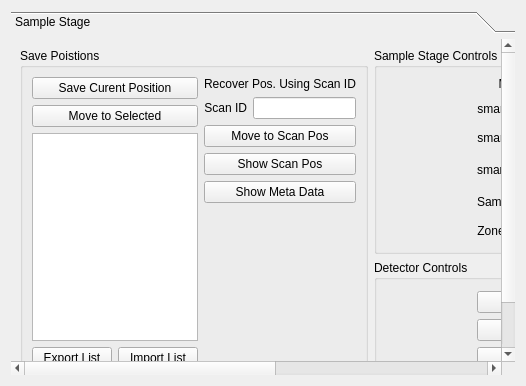
          <widget class="QWidget" name="tab_3">
           <attribute name="title">
            <string>Navigation</string>
           </attribute>
           <layout class="QGridLayout" name="gridLayout_23">
            <item row="0" column="0">
             <widget class="QToolBox" name="toolBox_3">
              <property name="currentIndex">
               <number>0</number>
              </property>
              <widget class="QWidget" name="page_7">
               <property name="geometry">
                <rect>
                 <x>0</x>
                 <y>0</y>
                 <width>1388</width>
                 <height>512</height>
                </rect>
               </property>
               <attribute name="label">
                <string>Sample Stage</string>
               </attribute>
               <layout class="QGridLayout" name="gridLayout_24">
                <item row="0" column="1" colspan="2">
                 <widget class="QGroupBox" name="groupBox">
                  <property name="enabled">
                   <bool>true</bool>
                  </property>
                  <property name="sizePolicy">
                   <sizepolicy hsizetype="Preferred" vsizetype="Fixed">
                    <horstretch>0</horstretch>
                    <verstretch>0</verstretch>
                   </sizepolicy>
                  </property>
                  <property name="styleSheet">
                   <string notr="true"/>
                  </property>
                  <property name="title">
                   <string>Sample Stage Controls</string>
                  </property>
                  <layout class="QGridLayout" name="gridLayout_14">
                   <property name="leftMargin">
                    <number>100</number>
                   </property>
                   <property name="rightMargin">
                    <number>100</number>
                   </property>
                   <item row="3" column="3">
                    <widget class="QPushButton" name="pb_move_smary_pos">
                     <property name="sizePolicy">
                      <sizepolicy hsizetype="Preferred" vsizetype="Fixed">
                       <horstretch>0</horstretch>
                       <verstretch>0</verstretch>
                      </sizepolicy>
                     </property>
                     <property name="text">
                      <string>+</string>
                     </property>
                    </widget>
                   </item>
                   <item row="5" column="1">
                    <widget class="QDoubleSpinBox" name="db_move_smarz">
                     <property name="sizePolicy">
                      <sizepolicy hsizetype="Preferred" vsizetype="Fixed">
                       <horstretch>0</horstretch>
                       <verstretch>0</verstretch>
                      </sizepolicy>
                     </property>
                     <property name="suffix">
                      <string>um</string>
                     </property>
                     <property name="decimals">
                      <number>1</number>
                     </property>
                     <property name="minimum">
                      <double>-10000.000000000000000</double>
                     </property>
                     <property name="maximum">
                      <double>10000.000000000000000</double>
                     </property>
                     <property name="singleStep">
                      <double>5.000000000000000</double>
                     </property>
                     <property name="value">
                      <double>10.000000000000000</double>
                     </property>
                    </widget>
                   </item>
                   <item row="2" column="1">
                    <widget class="QDoubleSpinBox" name="db_move_smarx">
                     <property name="sizePolicy">
                      <sizepolicy hsizetype="Preferred" vsizetype="Fixed">
                       <horstretch>0</horstretch>
                       <verstretch>0</verstretch>
                      </sizepolicy>
                     </property>
                     <property name="suffix">
                      <string>um</string>
                     </property>
                     <property name="decimals">
                      <number>1</number>
                     </property>
                     <property name="minimum">
                      <double>-10000.000000000000000</double>
                     </property>
                     <property name="maximum">
                      <double>10000.000000000000000</double>
                     </property>
                     <property name="singleStep">
                      <double>5.000000000000000</double>
                     </property>
                     <property name="value">
                      <double>10.000000000000000</double>
                     </property>
                    </widget>
                   </item>
                   <item row="0" column="0">
                    <widget class="QLabel" name="label_7">
                     <property name="sizePolicy">
                      <sizepolicy hsizetype="Preferred" vsizetype="Fixed">
                       <horstretch>0</horstretch>
                       <verstretch>0</verstretch>
                      </sizepolicy>
                     </property>
                     <property name="styleSheet">
                      <string notr="true">font: 75 14pt &quot;MS Shell Dlg 2&quot;;</string>
                     </property>
                     <property name="text">
                      <string>Motor</string>
                     </property>
                     <property name="alignment">
                      <set>Qt::AlignCenter</set>
                     </property>
                    </widget>
                   </item>
                   <item row="7" column="3">
                    <widget class="QPushButton" name="pb_move_zpz_pos">
                     <property name="sizePolicy">
                      <sizepolicy hsizetype="Preferred" vsizetype="Fixed">
                       <horstretch>0</horstretch>
                       <verstretch>0</verstretch>
                      </sizepolicy>
                     </property>
                     <property name="text">
                      <string>+</string>
                     </property>
                    </widget>
                   </item>
                   <item row="7" column="2">
                    <widget class="QPushButton" name="pb_move_zpz_neg">
                     <property name="sizePolicy">
                      <sizepolicy hsizetype="Preferred" vsizetype="Fixed">
                       <horstretch>0</horstretch>
                       <verstretch>0</verstretch>
                      </sizepolicy>
                     </property>
                     <property name="text">
                      <string>-</string>
                     </property>
                    </widget>
                   </item>
                   <item row="6" column="0">
                    <widget class="QLabel" name="label_21">
                     <property name="sizePolicy">
                      <sizepolicy hsizetype="Fixed" vsizetype="Preferred">
                       <horstretch>0</horstretch>
                       <verstretch>0</verstretch>
                      </sizepolicy>
                     </property>
                     <property name="text">
                      <string>Sample Angle</string>
                     </property>
                     <property name="alignment">
                      <set>Qt::AlignRight|Qt::AlignTrailing|Qt::AlignVCenter</set>
                     </property>
                    </widget>
                   </item>
                   <item row="7" column="0">
                    <widget class="QLabel" name="label_15">
                     <property name="sizePolicy">
                      <sizepolicy hsizetype="Fixed" vsizetype="Preferred">
                       <horstretch>0</horstretch>
                       <verstretch>0</verstretch>
                      </sizepolicy>
                     </property>
                     <property name="text">
                      <string>Zone Plate Z</string>
                     </property>
                     <property name="alignment">
                      <set>Qt::AlignRight|Qt::AlignTrailing|Qt::AlignVCenter</set>
                     </property>
                    </widget>
                   </item>
                   <item row="7" column="1">
                    <widget class="QDoubleSpinBox" name="db_move_zpz">
                     <property name="sizePolicy">
                      <sizepolicy hsizetype="Preferred" vsizetype="Fixed">
                       <horstretch>0</horstretch>
                       <verstretch>0</verstretch>
                      </sizepolicy>
                     </property>
                     <property name="suffix">
                      <string>um</string>
                     </property>
                     <property name="decimals">
                      <number>0</number>
                     </property>
                     <property name="minimum">
                      <double>-50000.000000000000000</double>
                     </property>
                     <property name="maximum">
                      <double>50000.000000000000000</double>
                     </property>
                     <property name="singleStep">
                      <double>100.000000000000000</double>
                     </property>
                     <property name="value">
                      <double>100.000000000000000</double>
                     </property>
                    </widget>
                   </item>
                   <item row="6" column="3">
                    <widget class="QPushButton" name="pb_move_dth_pos">
                     <property name="sizePolicy">
                      <sizepolicy hsizetype="Preferred" vsizetype="Fixed">
                       <horstretch>0</horstretch>
                       <verstretch>0</verstretch>
                      </sizepolicy>
                     </property>
                     <property name="text">
                      <string>+</string>
                     </property>
                    </widget>
                   </item>
                   <item row="6" column="1">
                    <widget class="QDoubleSpinBox" name="db_move_dth">
                     <property name="sizePolicy">
                      <sizepolicy hsizetype="Preferred" vsizetype="Fixed">
                       <horstretch>0</horstretch>
                       <verstretch>0</verstretch>
                      </sizepolicy>
                     </property>
                     <property name="suffix">
                      <string/>
                     </property>
                     <property name="minimum">
                      <double>-120.000000000000000</double>
                     </property>
                     <property name="maximum">
                      <double>120.000000000000000</double>
                     </property>
                     <property name="singleStep">
                      <double>10.000000000000000</double>
                     </property>
                     <property name="value">
                      <double>10.000000000000000</double>
                     </property>
                    </widget>
                   </item>
                   <item row="6" column="2">
                    <widget class="QPushButton" name="pb_move_dth_pos_neg">
                     <property name="sizePolicy">
                      <sizepolicy hsizetype="Preferred" vsizetype="Fixed">
                       <horstretch>0</horstretch>
                       <verstretch>0</verstretch>
                      </sizepolicy>
                     </property>
                     <property name="text">
                      <string>-</string>
                     </property>
                    </widget>
                   </item>
                   <item row="2" column="2">
                    <widget class="QPushButton" name="pb_move_smarx_neg">
                     <property name="sizePolicy">
                      <sizepolicy hsizetype="Preferred" vsizetype="Fixed">
                       <horstretch>0</horstretch>
                       <verstretch>0</verstretch>
                      </sizepolicy>
                     </property>
                     <property name="text">
                      <string>-</string>
                     </property>
                    </widget>
                   </item>
                   <item row="4" column="3" rowspan="2">
                    <widget class="QPushButton" name="pb_move_smarz_pos">
                     <property name="sizePolicy">
                      <sizepolicy hsizetype="Preferred" vsizetype="Fixed">
                       <horstretch>0</horstretch>
                       <verstretch>0</verstretch>
                      </sizepolicy>
                     </property>
                     <property name="text">
                      <string>+</string>
                     </property>
                    </widget>
                   </item>
                   <item row="4" column="0" rowspan="2">
                    <widget class="QLabel" name="label_6">
                     <property name="sizePolicy">
                      <sizepolicy hsizetype="Fixed" vsizetype="Preferred">
                       <horstretch>0</horstretch>
                       <verstretch>0</verstretch>
                      </sizepolicy>
                     </property>
                     <property name="text">
                      <string>smarZ</string>
                     </property>
                     <property name="alignment">
                      <set>Qt::AlignRight|Qt::AlignTrailing|Qt::AlignVCenter</set>
                     </property>
                    </widget>
                   </item>
                   <item row="3" column="2" rowspan="2">
                    <widget class="QPushButton" name="pb_move_smary_neg">
                     <property name="sizePolicy">
                      <sizepolicy hsizetype="Preferred" vsizetype="Fixed">
                       <horstretch>0</horstretch>
                       <verstretch>0</verstretch>
                      </sizepolicy>
                     </property>
                     <property name="text">
                      <string>-</string>
                     </property>
                    </widget>
                   </item>
                   <item row="2" column="3">
                    <widget class="QPushButton" name="pb_move_smarx_pos">
                     <property name="sizePolicy">
                      <sizepolicy hsizetype="Preferred" vsizetype="Fixed">
                       <horstretch>0</horstretch>
                       <verstretch>0</verstretch>
                      </sizepolicy>
                     </property>
                     <property name="text">
                      <string>+</string>
                     </property>
                    </widget>
                   </item>
                   <item row="3" column="0">
                    <widget class="QLabel" name="label_4">
                     <property name="sizePolicy">
                      <sizepolicy hsizetype="Fixed" vsizetype="Preferred">
                       <horstretch>0</horstretch>
                       <verstretch>0</verstretch>
                      </sizepolicy>
                     </property>
                     <property name="text">
                      <string>smarY</string>
                     </property>
                     <property name="alignment">
                      <set>Qt::AlignRight|Qt::AlignTrailing|Qt::AlignVCenter</set>
                     </property>
                    </widget>
                   </item>
                   <item row="3" column="1">
                    <widget class="QDoubleSpinBox" name="db_move_smary">
                     <property name="sizePolicy">
                      <sizepolicy hsizetype="Preferred" vsizetype="Fixed">
                       <horstretch>0</horstretch>
                       <verstretch>0</verstretch>
                      </sizepolicy>
                     </property>
                     <property name="suffix">
                      <string>um</string>
                     </property>
                     <property name="decimals">
                      <number>1</number>
                     </property>
                     <property name="minimum">
                      <double>-10000.000000000000000</double>
                     </property>
                     <property name="maximum">
                      <double>10000.000000000000000</double>
                     </property>
                     <property name="singleStep">
                      <double>5.000000000000000</double>
                     </property>
                     <property name="value">
                      <double>10.000000000000000</double>
                     </property>
                    </widget>
                   </item>
                   <item row="2" column="0">
                    <widget class="QLabel" name="label_3">
                     <property name="sizePolicy">
                      <sizepolicy hsizetype="Fixed" vsizetype="Preferred">
                       <horstretch>0</horstretch>
                       <verstretch>0</verstretch>
                      </sizepolicy>
                     </property>
                     <property name="text">
                      <string>smarX</string>
                     </property>
                     <property name="alignment">
                      <set>Qt::AlignRight|Qt::AlignTrailing|Qt::AlignVCenter</set>
                     </property>
                    </widget>
                   </item>
                   <item row="5" column="2">
                    <widget class="QPushButton" name="pb_move_smarz_neg">
                     <property name="sizePolicy">
                      <sizepolicy hsizetype="Preferred" vsizetype="Fixed">
                       <horstretch>0</horstretch>
                       <verstretch>0</verstretch>
                      </sizepolicy>
                     </property>
                     <property name="text">
                      <string>-</string>
                     </property>
                    </widget>
                   </item>
                   <item row="0" column="1">
                    <widget class="QLabel" name="label_8">
                     <property name="sizePolicy">
                      <sizepolicy hsizetype="Preferred" vsizetype="Fixed">
                       <horstretch>0</horstretch>
                       <verstretch>0</verstretch>
                      </sizepolicy>
                     </property>
                     <property name="styleSheet">
                      <string notr="true">font: 75 14pt &quot;MS Shell Dlg 2&quot;;</string>
                     </property>
                     <property name="text">
                      <string>Move by</string>
                     </property>
                     <property name="alignment">
                      <set>Qt::AlignCenter</set>
                     </property>
                    </widget>
                   </item>
                  </layout>
                 </widget>
                </item>
                <item row="0" column="0" rowspan="3">
                 <widget class="QGroupBox" name="groupBox_10">
                  <property name="title">
                   <string>Save Poistions</string>
                  </property>
                  <layout class="QGridLayout" name="gridLayout_56">
                   <item row="0" column="0">
                    <layout class="QGridLayout" name="gridLayout_55">
                     <item row="0" column="0">
                      <layout class="QGridLayout" name="gridLayout_54">
                       <item row="0" column="0">
                        <layout class="QHBoxLayout" name="horizontalLayout_37">
                         <item>
                          <widget class="QPushButton" name="pb_save_pos">
                           <property name="sizePolicy">
                            <sizepolicy hsizetype="Preferred" vsizetype="Fixed">
                             <horstretch>0</horstretch>
                             <verstretch>0</verstretch>
                            </sizepolicy>
                           </property>
                           <property name="styleSheet">
                            <string notr="true"/>
                           </property>
                           <property name="text">
                            <string>Save Curent Position</string>
                           </property>
                          </widget>
                         </item>
                        </layout>
                       </item>
                       <item row="1" column="0">
                        <widget class="QPushButton" name="pb_move_pos">
                         <property name="sizePolicy">
                          <sizepolicy hsizetype="Preferred" vsizetype="Fixed">
                           <horstretch>0</horstretch>
                           <verstretch>0</verstretch>
                          </sizepolicy>
                         </property>
                         <property name="styleSheet">
                          <string notr="true"/>
                         </property>
                         <property name="text">
                          <string>Move to Selected</string>
                         </property>
                        </widget>
                       </item>
                      </layout>
                     </item>
                     <item row="1" column="0">
                      <widget class="QListWidget" name="sampleROI_List">
                       <property name="sizePolicy">
                        <sizepolicy hsizetype="Preferred" vsizetype="Expanding">
                         <horstretch>0</horstretch>
                         <verstretch>0</verstretch>
                        </sizepolicy>
                       </property>
                      </widget>
                     </item>
                     <item row="2" column="0">
                      <layout class="QGridLayout" name="gridLayout_13">
                       <item row="0" column="0">
                        <layout class="QHBoxLayout" name="horizontalLayout_52">
                         <item>
                          <widget class="QPushButton" name="pb_roiList_export">
                           <property name="text">
                            <string>Export List</string>
                           </property>
                          </widget>
                         </item>
                         <item>
                          <widget class="QPushButton" name="pb_roiList_import">
                           <property name="text">
                            <string>Import List</string>
                           </property>
                          </widget>
                         </item>
                        </layout>
                       </item>
                       <item row="1" column="0">
                        <widget class="QPushButton" name="pb_roiList_clear">
                         <property name="text">
                          <string>Clear All</string>
                         </property>
                        </widget>
                       </item>
                      </layout>
                     </item>
                    </layout>
                   </item>
                   <item row="0" column="1">
                    <layout class="QVBoxLayout" name="verticalLayout">
                     <item>
                      <widget class="QLabel" name="label_46">
                       <property name="text">
                        <string>Recover Pos. Using Scan ID</string>
                       </property>
                       <property name="alignment">
                        <set>Qt::AlignCenter</set>
                       </property>
                      </widget>
                     </item>
                     <item>
                      <layout class="QHBoxLayout" name="horizontalLayout_4">
                       <item>
                        <widget class="QLabel" name="label_29">
                         <property name="sizePolicy">
                          <sizepolicy hsizetype="Preferred" vsizetype="Fixed">
                           <horstretch>0</horstretch>
                           <verstretch>0</verstretch>
                          </sizepolicy>
                         </property>
                         <property name="text">
                          <string>Scan ID</string>
                         </property>
                         <property name="alignment">
                          <set>Qt::AlignRight|Qt::AlignTrailing|Qt::AlignVCenter</set>
                         </property>
                        </widget>
                       </item>
                       <item>
                        <widget class="QLineEdit" name="le_sid_position">
                         <property name="sizePolicy">
                          <sizepolicy hsizetype="Preferred" vsizetype="Fixed">
                           <horstretch>0</horstretch>
                           <verstretch>0</verstretch>
                          </sizepolicy>
                         </property>
                        </widget>
                       </item>
                      </layout>
                     </item>
                     <item>
                      <widget class="QPushButton" name="pb_recover_scan_pos">
                       <property name="sizePolicy">
                        <sizepolicy hsizetype="Preferred" vsizetype="Fixed">
                         <horstretch>0</horstretch>
                         <verstretch>0</verstretch>
                        </sizepolicy>
                       </property>
                       <property name="text">
                        <string>Move to Scan Pos</string>
                       </property>
                      </widget>
                     </item>
                     <item>
                      <widget class="QPushButton" name="pb_show_scan_pos">
                       <property name="sizePolicy">
                        <sizepolicy hsizetype="Preferred" vsizetype="Fixed">
                         <horstretch>0</horstretch>
                         <verstretch>0</verstretch>
                        </sizepolicy>
                       </property>
                       <property name="text">
                        <string>Show Scan Pos</string>
                       </property>
                      </widget>
                     </item>
                     <item>
                      <widget class="QPushButton" name="pb_print_scan_meta">
                       <property name="sizePolicy">
                        <sizepolicy hsizetype="Preferred" vsizetype="Fixed">
                         <horstretch>0</horstretch>
                         <verstretch>0</verstretch>
                        </sizepolicy>
                       </property>
                       <property name="text">
                        <string>Show Meta Data</string>
                       </property>
                      </widget>
                     </item>
                     <item>
                      <spacer name="verticalSpacer_3">
                       <property name="orientation">
                        <enum>Qt::Vertical</enum>
                       </property>
                       <property name="sizeHint" stdset="0">
                        <size>
                         <width>20</width>
                         <height>40</height>
                        </size>
                       </property>
                      </spacer>
                     </item>
                    </layout>
                   </item>
                  </layout>
                 </widget>
                </item>
                <item row="1" column="1" rowspan="2" colspan="2">
                 <widget class="QGroupBox" name="groupBox_18">
                  <property name="title">
                   <string>Detector Controls</string>
                  </property>
                  <layout class="QGridLayout" name="gridLayout_7">
                   <property name="leftMargin">
                    <number>100</number>
                   </property>
                   <property name="topMargin">
                    <number>11</number>
                   </property>
                   <property name="rightMargin">
                    <number>100</number>
                   </property>
                   <item row="0" column="0">
                    <layout class="QHBoxLayout" name="horizontalLayout_29">
                     <item>
                      <widget class="QPushButton" name="pb_vortexOUT">
                       <property name="sizePolicy">
                        <sizepolicy hsizetype="Preferred" vsizetype="Preferred">
                         <horstretch>0</horstretch>
                         <verstretch>0</verstretch>
                        </sizepolicy>
                       </property>
                       <property name="text">
                        <string>Fluor. OUT</string>
                       </property>
                      </widget>
                     </item>
                     <item>
                      <widget class="QPushButton" name="pb_vortexIN">
                       <property name="sizePolicy">
                        <sizepolicy hsizetype="Preferred" vsizetype="Preferred">
                         <horstretch>0</horstretch>
                         <verstretch>0</verstretch>
                        </sizepolicy>
                       </property>
                       <property name="text">
                        <string>Fluor. IN</string>
                       </property>
                      </widget>
                     </item>
                    </layout>
                   </item>
                   <item row="1" column="0">
                    <layout class="QHBoxLayout" name="horizontalLayout_27">
                     <item>
                      <widget class="QPushButton" name="pb_merlinOUT">
                       <property name="sizePolicy">
                        <sizepolicy hsizetype="Preferred" vsizetype="Preferred">
                         <horstretch>0</horstretch>
                         <verstretch>0</verstretch>
                        </sizepolicy>
                       </property>
                       <property name="text">
                        <string>Merlin OUT</string>
                       </property>
                      </widget>
                     </item>
                     <item>
                      <widget class="QPushButton" name="pb_merlinIN">
                       <property name="sizePolicy">
                        <sizepolicy hsizetype="Preferred" vsizetype="Preferred">
                         <horstretch>0</horstretch>
                         <verstretch>0</verstretch>
                        </sizepolicy>
                       </property>
                       <property name="text">
                        <string>Merlin IN</string>
                       </property>
                      </widget>
                     </item>
                    </layout>
                   </item>
                   <item row="2" column="0">
                    <layout class="QHBoxLayout" name="horizontalLayout_28">
                     <item>
                      <widget class="QPushButton" name="pb_cam11IN">
                       <property name="sizePolicy">
                        <sizepolicy hsizetype="Preferred" vsizetype="Preferred">
                         <horstretch>0</horstretch>
                         <verstretch>0</verstretch>
                        </sizepolicy>
                       </property>
                       <property name="text">
                        <string>CAM 11 IN</string>
                       </property>
                      </widget>
                     </item>
                     <item>
                      <widget class="QPushButton" name="pb_telescope">
                       <property name="enabled">
                        <bool>true</bool>
                       </property>
                       <property name="sizePolicy">
                        <sizepolicy hsizetype="Preferred" vsizetype="Preferred">
                         <horstretch>0</horstretch>
                         <verstretch>0</verstretch>
                        </sizepolicy>
                       </property>
                       <property name="text">
                        <string>Telescope IN</string>
                       </property>
                      </widget>
                     </item>
                    </layout>
                   </item>
                   <item row="3" column="0">
                    <layout class="QHBoxLayout" name="horizontalLayout_30">
                     <item>
                      <widget class="QPushButton" name="pb_cam6OUT">
                       <property name="enabled">
                        <bool>true</bool>
                       </property>
                       <property name="sizePolicy">
                        <sizepolicy hsizetype="Preferred" vsizetype="Preferred">
                         <horstretch>0</horstretch>
                         <verstretch>0</verstretch>
                        </sizepolicy>
                       </property>
                       <property name="text">
                        <string>CAM6 OUT</string>
                       </property>
                      </widget>
                     </item>
                     <item>
                      <widget class="QPushButton" name="pb_cam6IN">
                       <property name="enabled">
                        <bool>true</bool>
                       </property>
                       <property name="sizePolicy">
                        <sizepolicy hsizetype="Preferred" vsizetype="Preferred">
                         <horstretch>0</horstretch>
                         <verstretch>0</verstretch>
                        </sizepolicy>
                       </property>
                       <property name="text">
                        <string>CAM6 IN</string>
                       </property>
                      </widget>
                     </item>
                    </layout>
                   </item>
                  </layout>
                 </widget>
                </item>
               </layout>
              </widget>
             </widget>
            </item>
           </layout>
          </widget>
